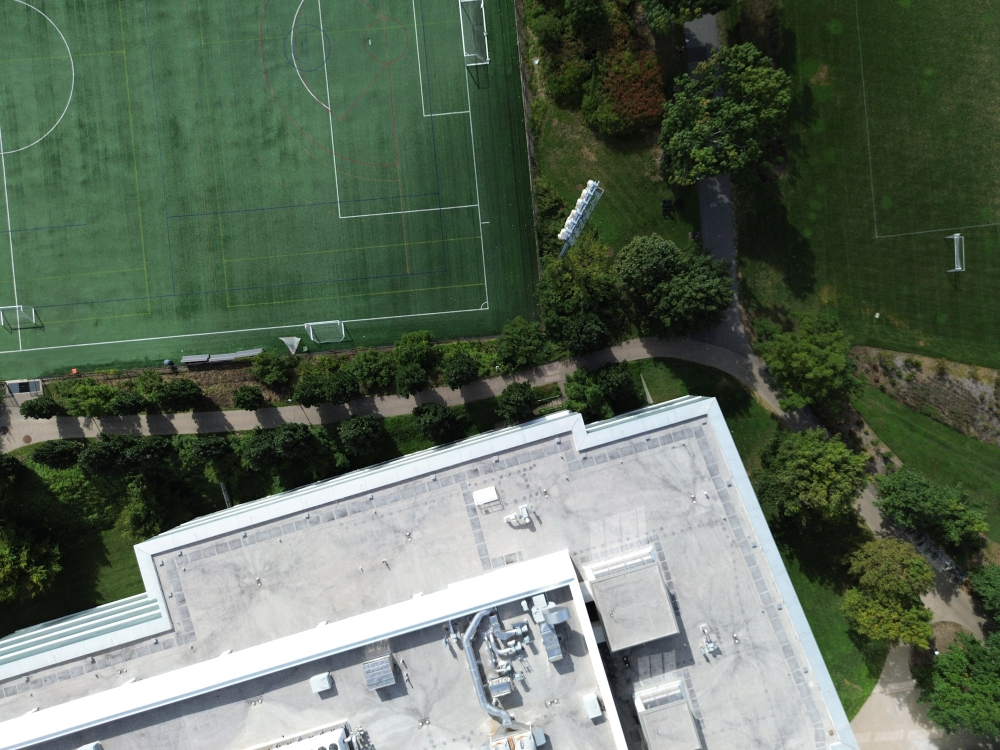
#> input picture P03b/data/photo_a.jpg, 2000 x 1500 px (shown at 1/2 size)
$ jupyter execute --allow-errors 03b_02_what_a_feature_is.ipynb
#> lines starting #> are read from the running program, lines starting #| are printed output that depends on the picture
# 03b-02 - What a Feature Is

The second box of the lecture's pipeline is the tie points, and it is where the photographs stop being pictures and become measurements. The software went through every photograph on its own and found a few thousand places in each that it could hope to find again in the others, each with a position, a size, a direction, and a list of 128 numbers that describes the patch around it. It did this at 2000 pixels on the long side, which is exactly the size of the copies in the kit, so nothing the software saw is missing here. Matching those places between photographs is the next notebook; this one is about what a place worth matching is.

We start by hand. We find corners in one photograph with the Harris response, a thirty-year-old recipe of a few lines, and look at where they sit. We count them inside the field against outside it, because the mown lawn is the question of this flight, and the count needs the field's outline projected into the photograph. We build a difference-of-Gaussians stack on one crop and see why a feature must carry its size. Then we open the software's features of the same photograph, compare their count and their places with ours, and take one descriptor apart to see what the 128 numbers are and how far apart two of them can be.

This notebook reads the flight named in `data/flight.json`, and was written on the pre-flight of 17 September 2026. Before you run anything, choose *File*, then *Save As*, and give the copy a name with `-mywork` in it, so that next week's pull never collides with your work.

[cell 1]
import json
import math

import numpy as np
import geopandas as gpd
import rasterio
from PIL import Image
from scipy import ndimage as ndi
from shapely.geometry import Point, Polygon, box
import matplotlib.pyplot as plt
from matplotlib.path import Path as MplPath
import seaborn as sns

plt.style.use('default')
sns.set_style("whitegrid")
plt.rcParams["figure.dpi"] = 72

flight = json.load(open("data/flight.json"))
#> (reads P03b/data/flight.json from the repository)
choices = flight["p03b"]
reference = json.load(open("data/ground_truth.json"))["p03b"]
#> (reads P03b/data/ground_truth.json from the repository)
print(f"this notebook reads the flight {flight['label']} of {flight['date']}: {flight['aircraft']} at {flight['altitude_agl_m']} m, {flight['n_photos']} photographs, processed with {flight['processing']['software']}")

## One photograph, and what a corner is

A feature is a place that can be found again. A stretch of lawn cannot, because every patch of lawn looks like every other; the corner of a roof can, because there is exactly one place where those two edges meet. The oldest way to find such places is Harris's. Take the picture's gradient, average the products of its two components over a small window, and look at the two eigenvalues of that little matrix, the structure tensor. Where both are small nothing changes and the patch is flat; where one is large the patch is an edge, which can slide along itself; where both are large the patch changes in two directions at once, and that is a corner. The response below is a shortcut for "both large" that never computes an eigenvalue, the determinant minus a small multiple of the trace squared. Here it is on the photograph, in grey, with the strongest corners kept after each has beaten its neighbours:

[cell 2]
img = Image.open("data/photo_a.jpg")
#> img is the input picture: PIL image 2000x1500 RGB; mean R, G, B 93.4, 107.2, 91.1
gray = np.asarray(img.convert("L"), dtype=np.float32)
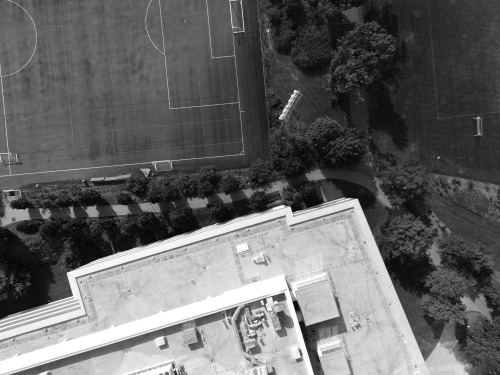
#> gray: shape (1500, 2000) float32 (shown at 1/4 size); min 0, max 255, mean 101.2
sample_h, sample_w = gray.shape                                         # the copy's size, always read from the image itself

def harris(gray, sigma_grad=1.0, sigma_win=2.0, k=0.05, nms=7, n=5000):
    '''Harris corners: smoothed gradients, the structure tensor averaged over a window, the response det minus k times trace squared, one peak per window, the n strongest. Returns rows, columns and responses.'''
#> called with sigma_grad = 1, sigma_win = 2, k = 0.05, nms = 7, n = 5000
    g = np.asarray(gray, dtype=np.float32)
    ix = ndi.gaussian_filter(g, sigma_grad, order=(0, 1))                # the derivative across the picture, smoothed a little
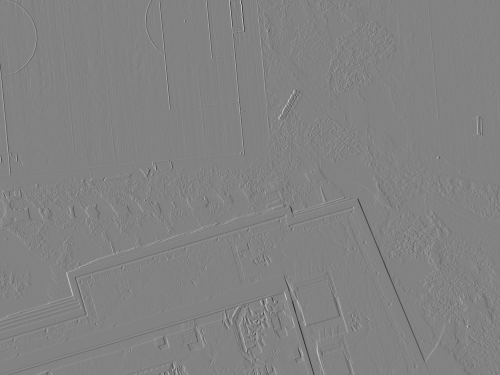
#> ix: shape (1500, 2000) float32 (shown at 1/4 size); min -82.99, max 79.4, mean 0; drawn with min black and max white
    iy = ndi.gaussian_filter(g, sigma_grad, order=(1, 0))                # and down it
    sxx = ndi.gaussian_filter(ix * ix, sigma_win)                         # the structure tensor, each product averaged over a Gaussian window
    syy = ndi.gaussian_filter(iy * iy, sigma_win)
    sxy = ndi.gaussian_filter(ix * iy, sigma_win)
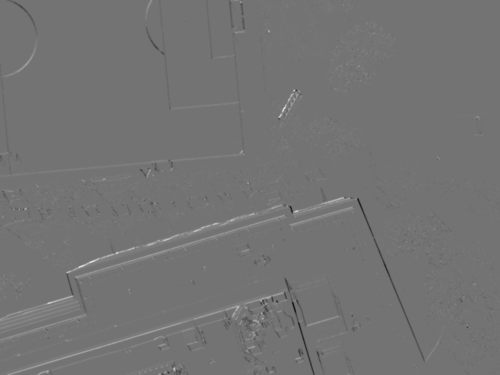
#> sxy: shape (1500, 2000) float32 (shown at 1/4 size); min -748.1, max 901.9, mean 2.5; drawn with min black and max white
    response = (sxx * syy - sxy * sxy) - k * (sxx + syy) ** 2             # large only where both eigenvalues are large
    peaks = (response == ndi.maximum_filter(response, size=nms)) & (response > 0)   # a corner must beat every neighbour in its window
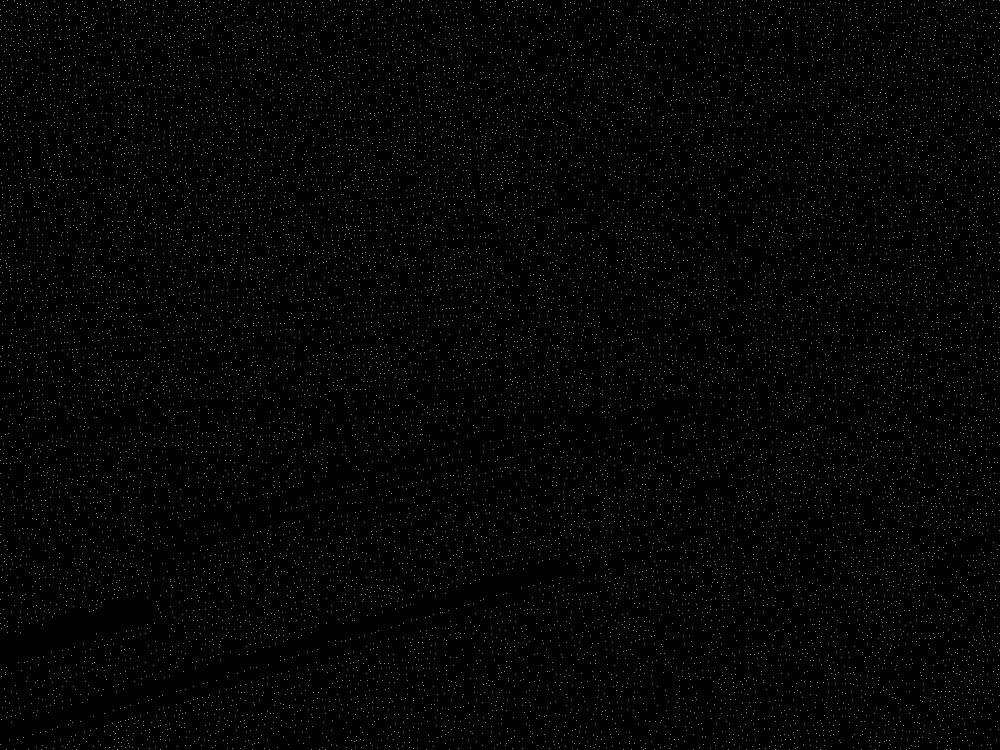
#> peaks: shape (1500, 2000) bool (shown at 1/2 size); 0.55% white in thin lines or dots
    rows, cols = np.nonzero(peaks)
#> rows = 16391 values from 0 to 1499; cols = 16391 values, max 1999 at index 596, min 0 at index 243, mean 1011.7
    order = np.argsort(-response[rows, cols])[:n]
#> order = 5000 values, max 16375 at index 4119, min 1 at index 3874, mean 9461.1
    return rows[order], cols[order], response[rows[order], cols[order]]

rows, cols, response = harris(gray)
#> rows = 5000 values, max 1499 at index 353, min 0 at index 451, mean 823.9; cols = 5000 values, max 1999 at index 1857, min 0 at index 238, mean 1134.6; response = 5000 values, max 704165.8 at index 0, min 211.4 at index 4999, mean 9032.2
print(f"the copy is {sample_w} by {sample_h} pixels; {len(rows)} corners kept, with responses from {response.min():.0f} to {response.max():.0f}")
#| the copy is 2000 by 1500 pixels; 5000 corners kept, with responses from 211 to 704166

fig, ax = plt.subplots(figsize=(14, 8))
ax.imshow(gray, cmap="gray")
ax.scatter(cols, rows, s=4, color="red", linewidths=0)
ax.set_xticks([]); ax.set_yticks([])
ax.set_title(f"the {len(rows)} strongest Harris corners of {choices['photos']['a']['name']}, {flight['label']}", fontsize=12)
fig.tight_layout()
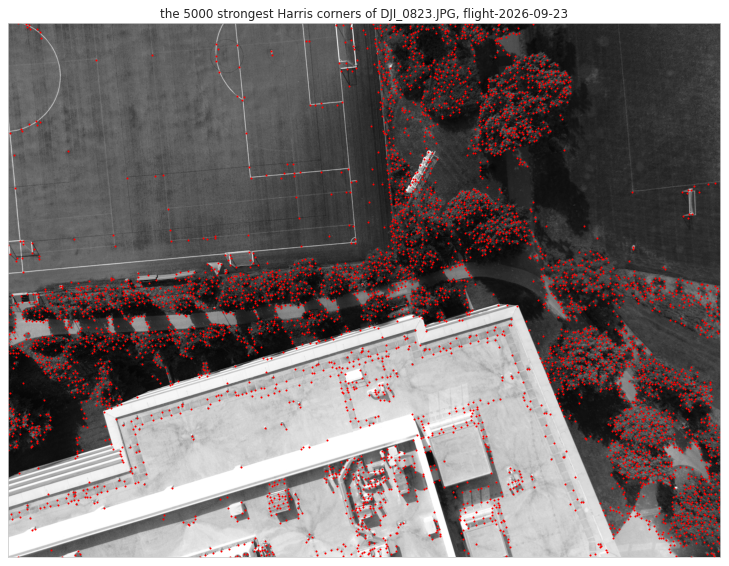
#> figure drawn by matplotlib, 1 panel

The responses run over several orders of magnitude, and the picture shows where. Look at what the dots sit on, the edges and vents of the roof, the kerbs and joints of the paths, the lines painted on the pitch, the texture of the crowns and the shrubs. Then look at where they are sparse or absent, and do not decide about the lawn yet, because the eye is a poor counter of dots on a dark ground; the next section counts.

To look closely we cut a crop around one thing every flight of this site sees, the corner of the flat roof inside the pinned window of P03. Finding that corner in the photograph needs to know where the camera was and how a point on the ground becomes a pixel, which the software solved and 03b-04 explains. Here we borrow its answer as a tool, the pose of this photograph, the camera it calibrated, and the collinearity equations that carry a map coordinate at a known height into the picture. The corner itself comes from the building outline in the site file:

[cell 3]
block = np.load("data/block.npz")
#> (reads P03b/data/block.npz from the repository)
camera = json.loads(str(block["camera"]))
names = [str(n) for n in block["names"]]
shot = names.index(choices["photos"]["a"]["name"])
pose = (block["rotation_map"][shot], block["translation_map"][shot])      # the map frame, the products' system minus an offset
offset = np.asarray(block["offset"], dtype=float)

# [19 lines left out: functions rodrigues, project_brown, not called in this run]

#> (the rest of this cell did not finish here and is left out)

The corner of the outline lands near the roof's corner in the picture but not on it, and the gap has two causes. The outline was drawn at the ground's height while the roof stands above it, so the roof's image is pushed outward from the picture's centre, which is the relief displacement of 03-03 in miniature and the reason 03b-07 needs a surface model; and the outline itself is a volunteer's tracing of an aerial picture, good to a few metres. Neither matters for a crop. Now read it. The dots sit at the ends of the parapet, on the vents and the joints of the roof, along the kerb where the path meets the grass, and inside the crowns wherever a lit leaf meets a dark gap; the long straight edges of the roof carry far fewer dots than their length would suggest, because an edge is not a corner, and the response was built to say so. That is the whole idea, and everything the software does at this stage is a refinement of it.

## The field against the rest

The lawn is the question of this flight, because a mown lawn is the thing the lecture said a matcher finds nothing in. To count corners inside the field against outside it we need the field's outline inside the photograph, so we project it with the same tool, at the terrain's height, and clip it to the frame for its share of the picture; a fair count is per megapixel, since the field covers only part of the frame:

#> (a cell that did not finish here is left out)

Read the two numbers per megapixel against each other. The strongest few thousand corners are the detector's whole harvest, and if the field's density is close to the rest's, the lawn is not empty of corners at all; a mown lawn has stripes, wear, clover and the shadows of every unevenness, and at this pixel size those are texture. What the number does not say is how strong those corners are or whether any of them can be found again in the next photograph. The your turn at the end repeats the count for the strongest thousand only, and that is where the lawn shows its hand.

## Scale, or why a feature carries its size

A corner has a position but no size. Look at the crop again. The parapet's corner is a corner at any magnification, but a vent on the roof, a shrub, the lobe of a crown are things of a particular size, and a detector that hopes to find the same thing again from another altitude must know how big it was. The standard trick is the difference of Gaussians. Blur the picture a little and a little more and subtract; the difference responds to blobs of about the blur's size and to nothing else. Stack such differences over growing blurs, halve the picture for the next octave and go on, and a blob is a point that beats its twenty six neighbours in position and in scale at once. A test on the second derivatives throws out the responses that curve in one direction only, which are edges again. Here is the stack on the crop, each blob drawn as a circle of its own size:

[cell 5]
# [23 lines left out: function dog_blobs, not called in this run]

#> (the rest of this cell did not finish here and is left out)

Read the counts per octave first. Most blobs are small, the first octave's, and the larger ones are fewer, which is what any picture of the world gives. Then look at the circles. The small ones sit on the vents, the joints and the single leaves; the larger ones on a shrub, a lobe of a crown, a whole vent; and the long straight edges of the roof and the kerbs carry far fewer than the corner detector put there, which is the edge test doing its work. Each circle is the size at which that blob answered most strongly, and it is the size the feature will carry.

It carries a direction too, and for the same reason. A photograph of the same roof from twice the altitude shows every vent at half the size, and a photograph with the aircraft's nose turned shows every vent rotated, and the descriptor of the next section, which is a description of the patch around the feature, would be a different list of numbers in each case unless it is measured in the feature's own frame. So a feature records its scale and the direction of its strongest gradient, and the patch is resampled at that scale and turned to that direction before it is described. Then the same vent, seen from another height or heading, gives the same numbers, and the photographs of a flight, taken from different places and often with the nose in different directions, can be matched at all.

## The software's features of the same photograph

Now the software's own features of this photograph, which the kit carries with every number the software wrote for them. Each is a position in normalised coordinates, x and y divided by the frame's longer side and centred, a scale in the same unit, and an angle. Here they are converted to the pixels of the copy, drawn against the field's outline and counted the same way as our corners, with the histogram of their scales:

[cell 6]
features = np.load("data/features_pair.npz")
#> (reads P03b/data/features_pair.npz from the repository)
points_a = features["points_a"]                                             # x, y normalised, scale, angle, one row per feature
size = max(sample_w, sample_h)
u_a = points_a[:, 0] * size + sample_w / 2 - 0.5                            # pixel = normalised times the longer side, plus the centre
v_a = points_a[:, 1] * size + sample_h / 2 - 0.5
scale_px = points_a[:, 2] * size
#> (the rest of this cell did not finish here and is left out)

Read the count against the flight's mean, then the line about the size at which the software detected. That size is the copy's own size, so the picture you are looking at is exactly what the software looked at, and no feature was lost to the downsizing; a feature the software found at a scale of two or three pixels here is a feature of two or three pixels in its files too. The histogram of scales is long tailed, most features a few pixels across and a few of them tens, which is the same shape as the blobs per octave above, and the angle's range spans a full turn, in degrees.

Now the two numbers per megapixel, read against the corners by hand. They need not agree, and on the pre-flight of 17 September they disagreed the other way from what the lecture would lead you to expect, since the software found more features per megapixel inside the field than outside, while the strongest thousand corners by hand avoid the field almost entirely, as the your turn shows. The honest reading is that a mown lawn has plenty of weak texture and very few strong corners, that a detector with a low threshold harvests the weak texture happily, and that neither count says anything yet about whether those features can be matched. What matters is what survives matching, and 03b-03 shows that.

## The descriptor, 128 numbers

A feature's position says where it is, and its descriptor says what it looks like, in a form that can be compared. The software's descriptor is SIFT's, with a refinement in how the patch is pooled over sizes. The patch around the feature, resampled at its scale and turned to its direction, is divided into a grid of four by four cells, and in each cell the directions of the gradient are counted into eight bins, weighted by their strength; sixteen cells times eight bins are the 128 numbers, normalised and stored as small integers. Two features of the same thing give nearly the same 128 numbers, and two features of different things do not. Here is one on the roof and one on the lawn, as bar charts, with the distance between them and the distance from each to its nearest descriptor in the pair's second photograph, found by comparing it with every one of them:

[cell 7]
descriptors_a = features["descriptors_a"].astype(np.float32)
descriptors_b = features["descriptors_b"].astype(np.float32)
points_b = features["points_b"]
img_a = np.asarray(img)
img_b = np.asarray(Image.open("data/photo_b.jpg"))
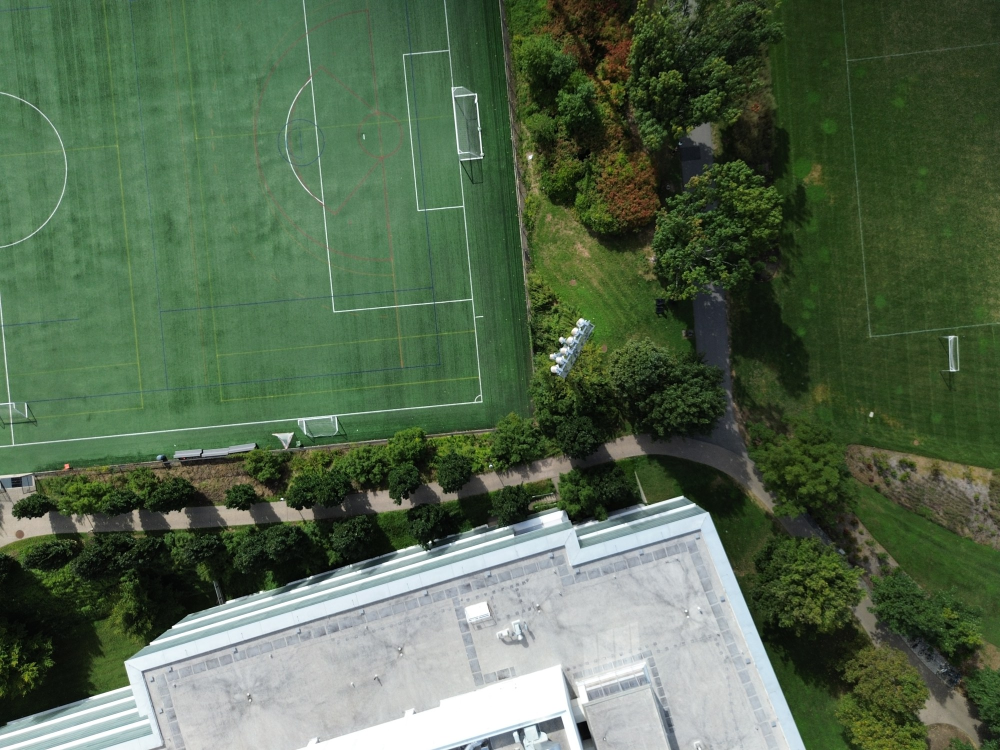
#> input picture P03b/data/photo_b.jpg, 2000 x 1500 px (shown at 1/2 size)
#> img_b is the input picture: shape (1500, 2000, 3); mean R, G, B 84.1, 103.9, 78.3
b_h, b_w = img_b.shape[:2]
u_b = points_b[:, 0] * max(b_w, b_h) + b_w / 2 - 0.5
v_b = points_b[:, 1] * max(b_w, b_h) + b_h / 2 - 0.5

# one feature on the roof, inside the roof's outline shrunk by four metres and nearest its corner; one on the lawn, inside the field and nearest the window's centre
#> (the rest of this cell did not finish here and is left out)
